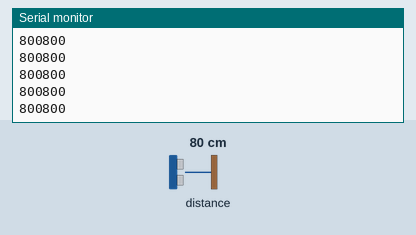
The sketch below on a simulated ESP32. Shown: the last lines printed to the serial monitor. The test bench sets the inputs (shaded band); at power-on: distance to the obstacle 80 cm. No MQTT or app messages arrive unless stated.

Above: at 1.2 s.
1.3 s: distance to the obstacle set to 2 cm
At 1.37 s:
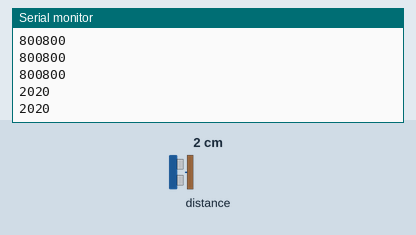
2.8 s: distance to the obstacle set to 4 cm
At 2.83 s:
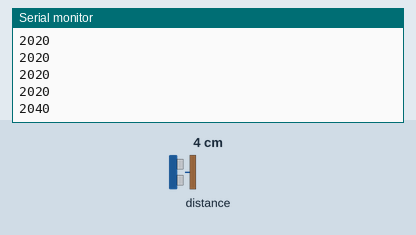
Timing chart, 0 to 5.8 s (numbered marks = the images above; inputs shaded):
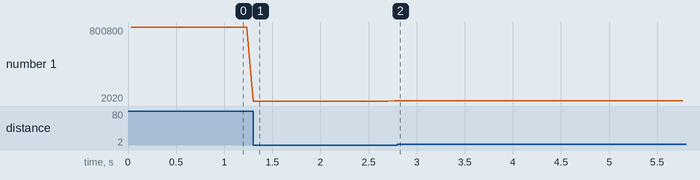

Measured:
- after the input at 1.3 s, the serial monitor: prints a new line at once (image 1)
- plotted number 1: 800800 → 2040 after the input at 1.3 s, 2040 → 4040 after the input at 2.8 s

The sketch:

LegogubbeSkicka.ino
```cpp
#include <Wire.h>
#include <VL53L0X.h>
#include <SoftwareSerial.h>
#include "EspMQTTClient.h"
VL53L0X sensor;
int DistanceSensor;

void onConnectionEstablished();
EspMQTTClient client(
 "ABB_Indgym",                               // Wifi ssid
  "7Laddaremygglustbil",                                  // Wifi password Welcome2abb
  "maqiatto.com",                                // MQTT broker ip
  1883,                                         // MQTT broker port
  "victor.fagerstrom@abbindustrigymnasium.se", // MQTT username
  "hejhej",                                   // MQTT password
  "Edvin",                                   // Client name
  onConnectionEstablished,                  // Connection established callback
  true,                                    // Enable web updater
  true                                    // Enable debug messages
);

void onConnectionEstablished(){
  client.subscribe("victor.fagerstrom@abbindustrigymnasium.se/Hinder", [] (const String &payload){
  });
}


void setup() {
  Serial.begin(9600);
  Wire.begin(10, 14);
  sensor.init();
  sensor.setTimeout(500);
  sensor.startContinuous();
}

void loop() {
  client.loop();
  DistanceSensor = sensor.readRangeContinuousMillimeters();
  Serial.print(DistanceSensor);
  if (DistanceSensor < 70){
  Grip();
  }
  Serial.print(sensor.readRangeContinuousMillimeters());
  if (sensor.timeoutOccurred()) { Serial.print(" TIMEOUT"); }
    Serial.println();

}

void Grip(){
  client.publish("victor.fagerstrom@abbindustrigymnasium.se/Hinder", "LG");
}
```
